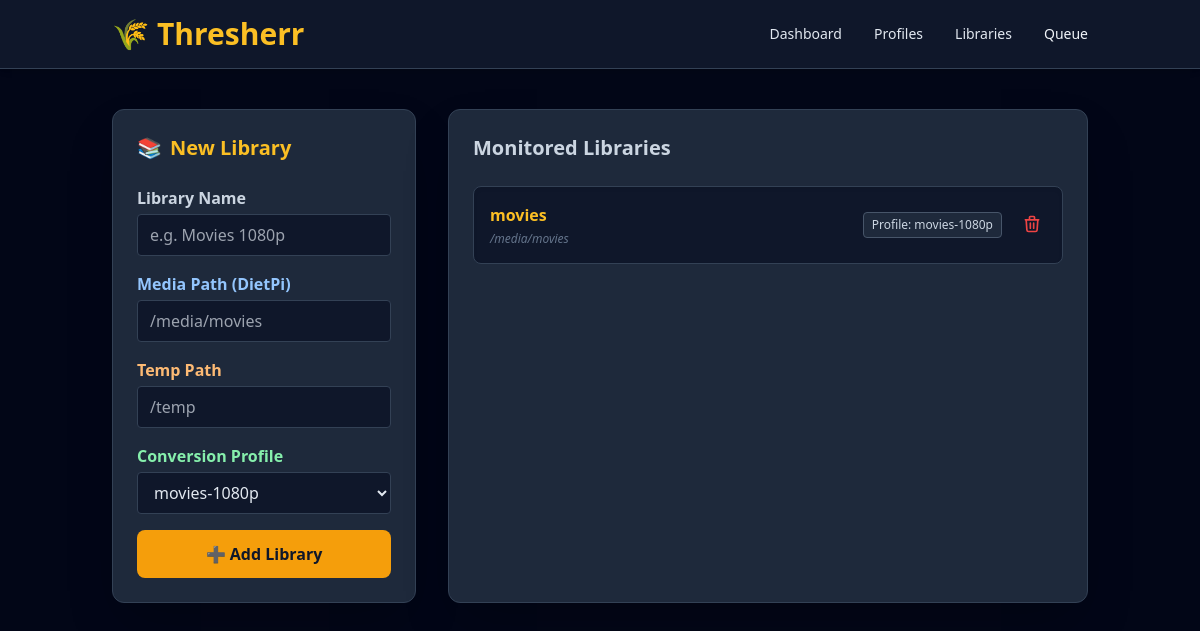
Page /libraries on the earlier database version.
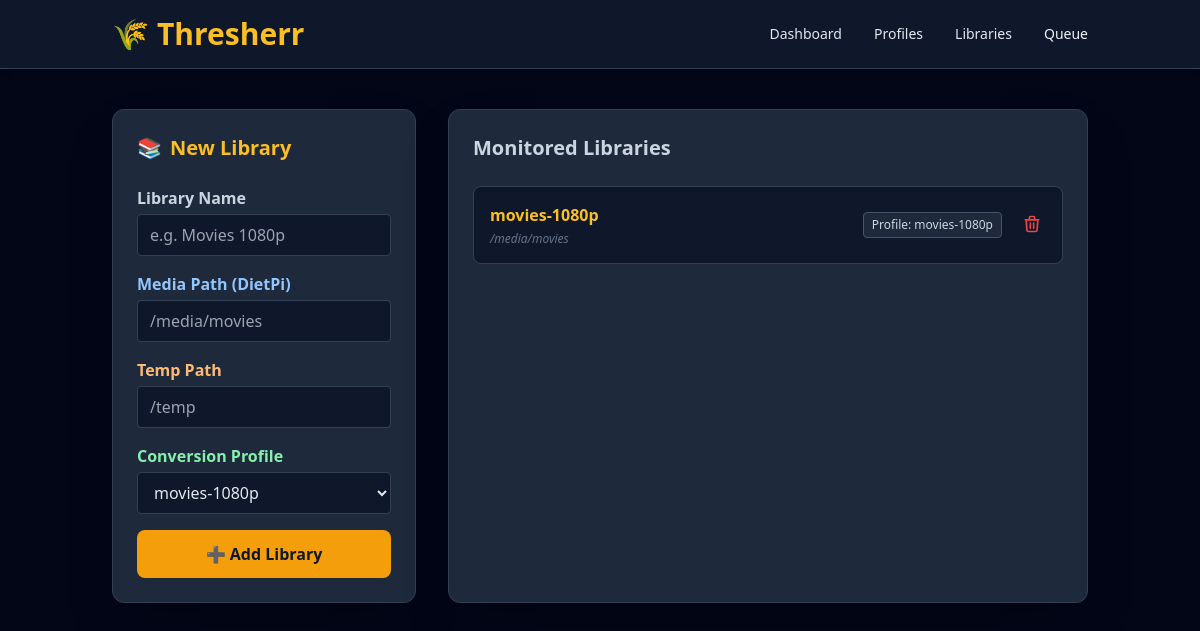
Same page on the later database version.
### models.py (models this page shows)
class Library(Base):
    __tablename__ = "libraries"
    id = Column(Integer, primary_key=True, index=True)
    name = Column(String)
    media_path = Column(String)
    temp_path = Column(String)
    profile_id = Column(Integer, ForeignKey("profiles.id"))
    profile = relationship("Profile", back_populates="libraries")

class Profile(Base):
    __tablename__ = "profiles"
    id = Column(Integer, primary_key=True, index=True)
    name = Column(String)
    video_codec = Column(String)
    container = Column(String)
    video_max_res = Column(Integer)
    video_max_bitrate = Column(Integer)
    audio_codec = Column(String)
    audio_def_language = Column(String, nullable=True)
    audio_languages = Column(String, nullable=True)
    subtitle_codec = Column(String)
    subtitle_def_language = Column(String, nullable=True)
    subtitle_languages = Column(String, nullable=True)
    libraries = relationship("Library", back_populates="profile", cascade="all, delete-orphan")

### main.py (the view)
@app.get("/libraries", response_class=HTMLResponse)
async def get_libraries(request: Request, db: Session = Depends(get_db)):
    libraries = db.query(models.Library).all()
    profiles = db.query(models.Profile).all()
    return templates.TemplateResponse(
        request=request,
        name="libraries.html",
        context={"libraries": libraries, "profiles": profiles}
    )

### templates/libraries.html
{% extends "base.html" %}
{% block content %}
<div class="grid grid-cols-1 lg:grid-cols-3 gap-8">
    <section class="lg:col-span-1 bg-slate-800 p-6 rounded-xl border border-slate-700 shadow-2xl">
        <h2 class="text-xl font-bold mb-6 text-amber-400 flex items-center">
            <span class="mr-2">📚</span> New Library
        </h2>
        <form action="/libraries" method="POST" class="space-y-4">
            <div>
                <label class="block font-semibold mb-1 text-slate-300">Library Name</label>
                <input type="text" name="name" placeholder="e.g. Movies 1080p" required
                       class="w-full bg-slate-900 border border-slate-700 rounded px-3 py-2 text-slate-200 focus:border-amber-500 outline-none">
            </div>
            <div>
                <label class="block font-semibold mb-1 text-blue-300">Media Path (DietPi)</label>
                <input type="text" name="media_path" placeholder="/media/movies" required
                       class="w-full bg-slate-900 border border-slate-700 rounded px-3 py-2 text-slate-200 focus:border-blue-500 outline-none">
            </div>
            <div>
                <label class="block font-semibold mb-1 text-orange-300">Temp Path</label>
                <input type="text" name="temp_path" placeholder="/temp" required
                       class="w-full bg-slate-900 border border-slate-700 rounded px-3 py-2 text-slate-200 focus:border-orange-500 outline-none">
            </div>
            <div>
                <label class="block font-semibold mb-1 text-green-300">Conversion Profile</label>
                <select name="profile_id" required class="w-full bg-slate-900 border border-slate-700 rounded px-3 py-2 text-slate-200 focus:border-green-500 outline-none">
                    {% for profile in profiles %}
                        <option value="{{ profile.id }}">{{ profile.name }}</option>
                    {% endfor %}
                </select>
            </div>
            <button type="submit" class="w-full bg-amber-500 hover:bg-amber-600 text-slate-900 font-bold py-3 rounded-lg mt-4 transition-all transform active:scale-95">
                ➕ Add Library
            </button>
        </form>
    </section>
    <section class="lg:col-span-2 bg-slate-800 p-6 rounded-xl border border-slate-700 shadow-2xl">
        <h2 class="text-xl font-bold mb-6 text-slate-300">Monitored Libraries</h2>
        <div class="space-y-4">
            {% for lib in libraries %}
                <div class="bg-slate-900 p-4 rounded-lg border border-slate-700 flex justify-between items-center shadow-inner">
                    <div>
                        <h3 class="font-bold text-amber-400">{{ lib.name }}</h3>
                        <p class="text-xs text-slate-500 mt-1 italic">{{ lib.media_path }}</p>
                    </div>
                    <div class="flex items-center gap-4">
                        <span class="text-xs bg-slate-800 px-2 py-1 rounded border border-slate-600 text-slate-300">
                            Profile: {{ lib.profile.name }}
                        </span>
                        <form action="/libraries/{{ lib.id }}/delete" method="POST" onsubmit="return confirm('Are you sure you want to delete this library?');">
                            <button type="submit" class="text-red-500 hover:text-red-400 transition-colors p-1" title="Delete Library">
                                <svg xmlns="http://www.w3.org/2000/svg" class="h-5 w-5" fill="none" viewBox="0 0 24 24" stroke="currentColor">
                                    <path stroke-linecap="round" stroke-linejoin="round" stroke-width="2" d="M19 7l-.867 12.142A2 2 0 0116.138 21H7.862a2 2 0 01-1.995-1.858L5 7m5 4v6m4-6v6m1-10V4a1 1 0 00-1-1h-4a1 1 0 00-1 1v3M4 7h16" />
                                </svg>
                            </button>
                        </form>
                    </div>
                </div>
            {% else %}
                <p class="text-slate-500 italic text-center py-10">No libraries added yet.</p>
            {% endfor %}
        </div>
    </section>
</div>
{% endblock %}

Differences in the rows shown:
changed Library "movies-1080p": name "movies" → "movies-1080p"
